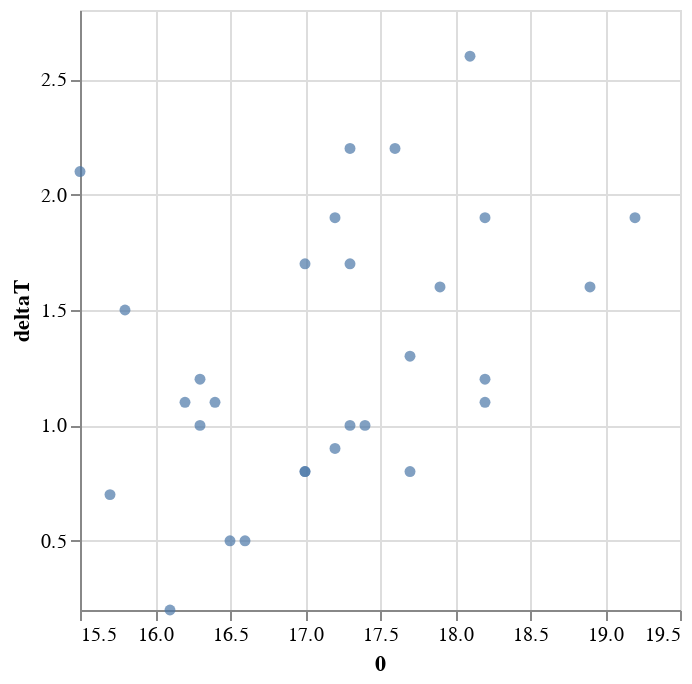

Notebook code cell kept with this figure:
### Code cell
alt.Chart(morn_df).mark_circle().encode(
alt.X('0:Q').scale(zero=False),
alt.Y("deltaT:Q").scale(zero=False))

### Figure 1 — Vega-Lite specification as saved in the notebook (floating-point values rounded to 4 significant figures)
{"config": {"view": {"continuousWidth": 300, "continuousHeight": 300}}, "data": {"name": "data-2164d5827027c83992f7c3f78b3fd526"}, "mark": {"type": "circle"}, "encoding": {"x": {"field": "0", "scale": {"zero": false}, "type": "quantitative"}, "y": {"field": "deltaT", "scale": {"zero": false}, "type": "quantitative"}}, "$schema": "https://vega.github.io/schema/vega-lite/v5.20.1.json", "datasets": {"data-2164d5827027c83992f7c3f78b3fd526": [{"date": "2020-07-01T00:00:00", "0": 17.6, "4": 15.4, "deltaT": 2.2}, {"date": "2020-07-02T00:00:00", "0": 15.5, "4": 13.4, "deltaT": 2.1}, {"date": "2020-07-03T00:00:00", "0": 15.8, "4": 14.3, "deltaT": 1.5}, {"date": "2020-07-04T00:00:00", "0": 16.5, "4": 16.0, "deltaT": 0.5}, {"date": "2020-07-05T00:00:00", "0": 19.2, "4": 17.3, "deltaT": 1.9}, {"date": "2020-07-06T00:00:00", "0": 18.1, "4": 15.5, "deltaT": 2.6}, {"date": "2020-07-07T00:00:00", "0": 17.3, "4": 15.1, "deltaT": 2.2}, {"date": "2020-07-08T00:00:00", "0": 17.0, "4": 15.3, "deltaT": 1.7}, {"date": "2020-07-09T00:00:00", "0": 17.2, "4": 15.3, "deltaT": 1.9}, {"date": "2020-07-10T00:00:00", "0": 18.2, "4": 16.3, "deltaT": 1.9}, {"date": "2020-07-11T00:00:00", "0": 18.2, "4": 17.1, "deltaT": 1.1}, {"date": "2020-07-12T00:00:00", "0": 18.9, "4": 17.3, "deltaT": 1.6}, {"date": "2020-07-13T00:00:00", "0": 17.9, "4": 16.3, "deltaT": 1.6}, {"date": "2020-07-14T00:00:00", "0": 15.7, "4": 15.0, "deltaT": 0.7}, {"date": "2020-07-15T00:00:00", "0": 16.2, "4": 15.1, "deltaT": 1.1}, {"date": "2020-07-16T00:00:00", "0": 16.3, "4": 15.1, "deltaT": 1.2}, {"date": "2020-07-17T00:00:00", "0": 16.1, "4": 15.9, "deltaT": 0.2}, {"date": "2020-07-18T00:00:00", "0": 17.7, "4": 16.4, "deltaT": 1.3}, {"date": "2020-07-19T00:00:00", "0": 17.7, "4": 16.9, "deltaT": 0.8}, {"date": "2020-07-20T00:00:00", "0": 17.3, "4": 16.3, "deltaT": 1.0}, {"date": "2020-07-21T00:00:00", "0": 16.6, "4": 16.1, "deltaT": 0.5}, {"date": "2020-07-22T00:00:00", "0": 16.3, "4": 15.3, "deltaT": 1.0}, {"date": "2020-07-23T00:00:00", "0": 17.3, "4": 15.6, "deltaT": 1.7}, {"date": "2020-07-24T00:00:00", "0": 17.2, "4": 16.3, "deltaT": 0.9}, {"date": "2020-07-25T00:00:00", "0": 17.0, "4": 16.2, "deltaT": 0.8}, {"date": "2020-07-26T00:00:00", "0": 18.2, "4": 17.0, "deltaT": 1.2}, {"date": "2020-07-27T00:00:00", "0": 17.4, "4": 16.4, "deltaT": 1.0}, {"date": "2020-07-28T00:00:00", "0": 17.0, "4": 16.2, "deltaT": 0.8}, {"date": "2020-07-29T00:00:00", "0": 16.4, "4": 15.3, "deltaT": 1.1}]}}
